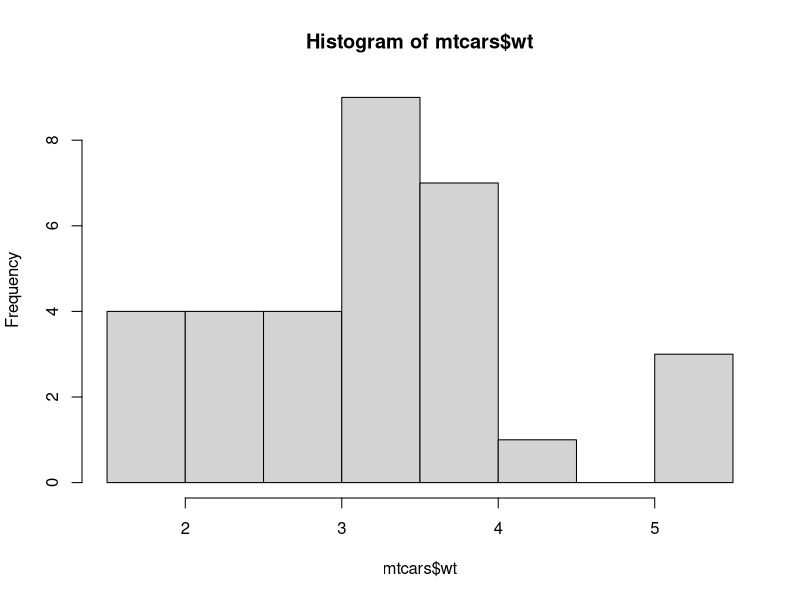
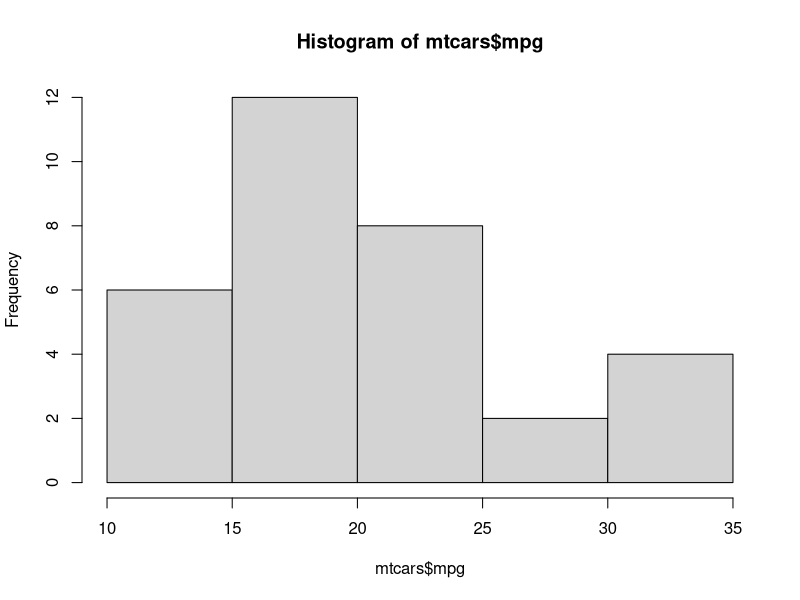
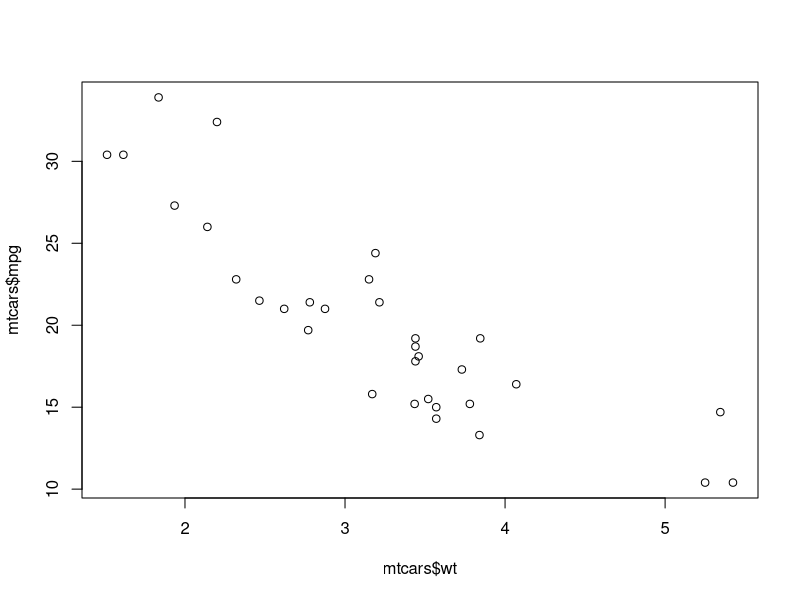
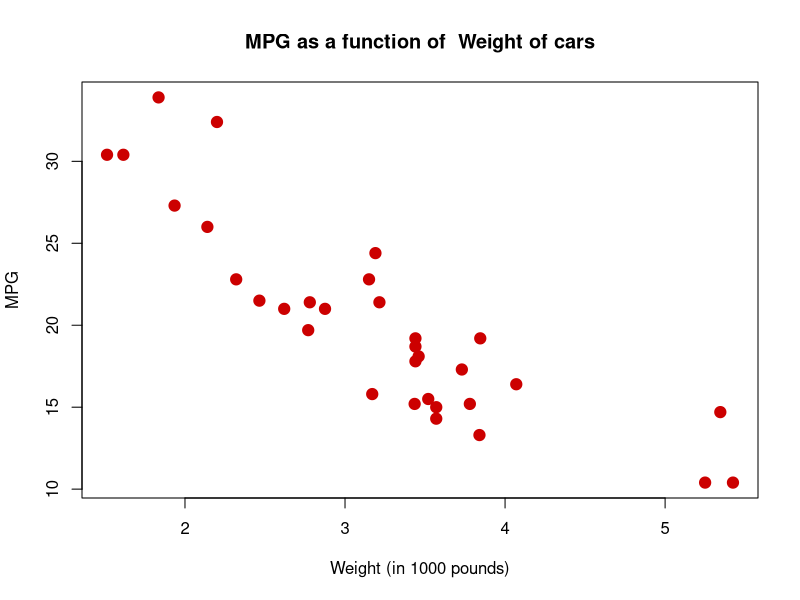

These figures' R source, in order:
# Scatter plot is for
# For visualizing the association between two quantitative variables

# Look For
  # Linear
  #Spread
  #Outliers
  # Correlation

# Load Dataset packages
library(datasets)


# Load Data

?mtcars
head(mtcars)


# Plots #################

# Good to first check univariate distributions
hist(mtcars$wt)
hist(mtcars$mpg)

# Basic X_Y plot for two quantitative variables
plot(mtcars$wt, mtcars$mpg)

# Add some options
plot(mtcars$wt, mtcars$mpg,
     pch = 19,    #Solid Circle
     cex = 1.5,   #Make 150% size
     col = "#cc0000",  #Red
     main = "MPG as a function of  Weight of cars",
     xlab = "Weight (in 1000 pounds)",
     ylab = "MPG")
